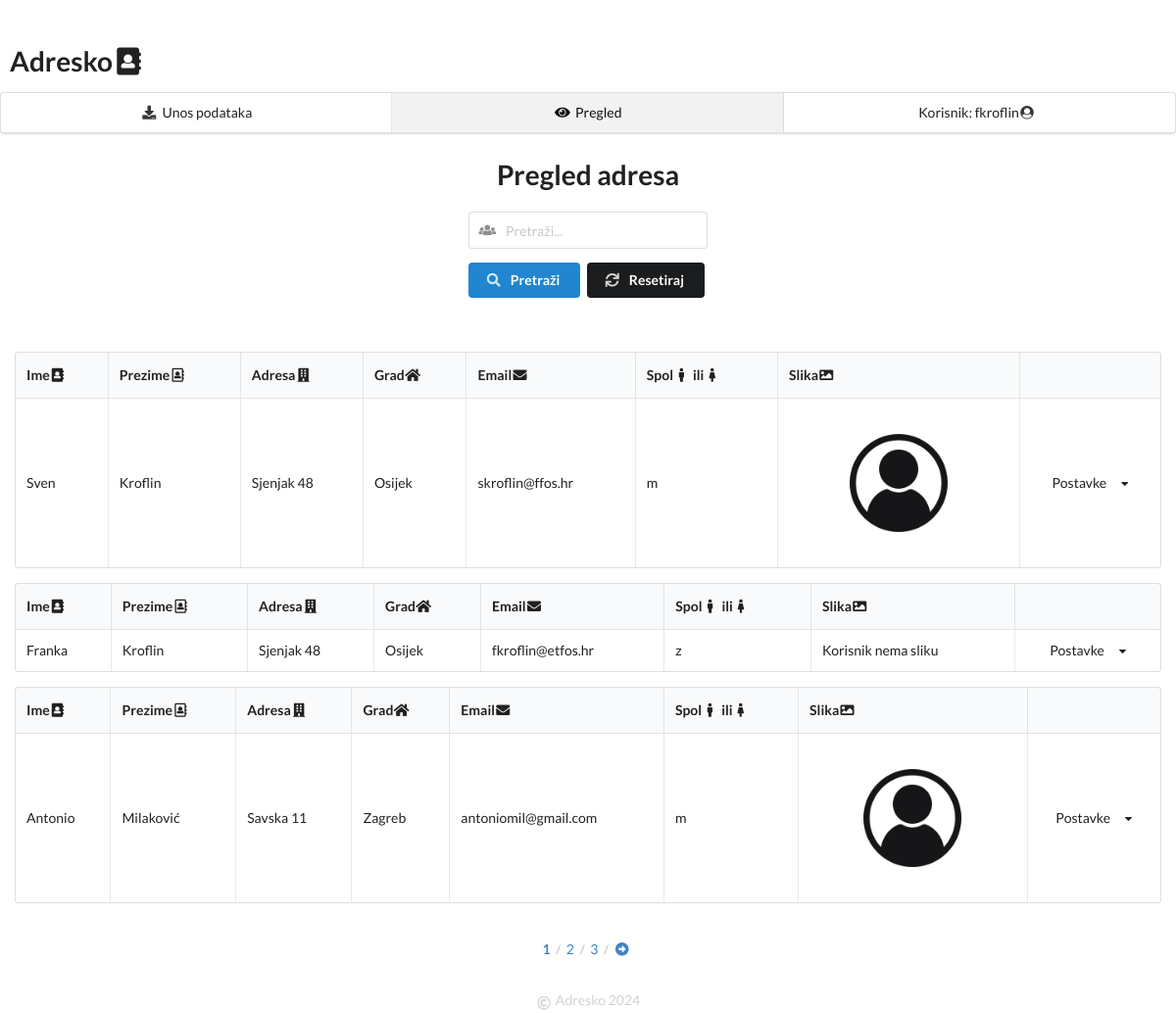
The app's page /pregledAdresa.php (signed in) with its own data.
### tables this page shows
CREATE TABLE `polaznik` (
  `id` int(11) NOT NULL,
  `ime` varchar(30) NOT NULL,
  `prezime` varchar(60) DEFAULT NULL,
  `adresa` varchar(80) DEFAULT NULL,
  `grad_id` int(11) NOT NULL,
  `email` varchar(60) DEFAULT NULL,
  `spol` varchar(1) NOT NULL
);

CREATE TABLE `grad` (
  `id` int(11) NOT NULL,
  `naziv` varchar(100) DEFAULT NULL
);

### pregledAdresa.php (the view, shortened to what this page needs)
<!DOCTYPE html>
<html lang="en">
<head>
    <link rel="stylesheet" href="css/style.css">
    <link rel="stylesheet" href="semantic-ui-css/semantic.css">
    <link rel="stylesheet" href="semantic-ui-css/semantic.min.css">
    <link rel="stylesheet" href="https://cdnjs.cloudflare.com/ajax/libs/semantic-ui/2.4.1/semantic.min.css">
</head>
<body>
    <?php
    include "izbornik.php";
    ?>
    <h1 style="text-align: center;">
        Pregled adresa
    </h1>
    <div style="display: flex; justify-content: center; margin: 20px;">
        <form method="get" action="pregledAdresa.php" class="ui form">
            <div class="field">
                <div class="ui left icon input">
                    <input type="text" id="search" name="search" placeholder="Pretraži..." value="<?php echo isset($_GET['search']) ? htmlspecialchars($_GET['search']) : ''; ?>">
                </div>
            </div>
            <button type="submit" class="ui primary button">
                <i class="search icon"></i>
                Pretraži
            </button>
            <button type="reset" class="ui secondary button" onclick="resetSearch()">
                <i class="sync icon"></i>
                Resetiraj
            </button>
        </form>
    </div>
    <?php
    include("otvoriVezu.php");
    $searchTerm = '';
    $recordsPerPage = 3;
    $page = isset($_GET['page']) ? (int)$_GET['page'] : 1;
    $offset = ($page - 1) * $recordsPerPage;
    $totalQuery = "select count(*) as total from polaznik p inner join grad g on g.id = p.grad_id";
    $totalResult = mysqli_query($veza, $totalQuery);
    $totalRow = mysqli_fetch_assoc($totalResult);
    $totalRecords = $totalRow['total'];
    $totalPages = ceil($totalRecords / $recordsPerPage);
    $query = "select p.id, p.ime, p.prezime, p.adresa, g.naziv, p.email, p.spol
              from polaznik p
              inner join grad g on g.id = p.grad_id";
    $query .= " order by p.id limit $offset, $recordsPerPage";
    $rezultat = mysqli_query($veza, $query);
    while ($redak = mysqli_fetch_array($rezultat)) {
        $ime = $redak['ime'];
        $prezime = $redak['prezime'];
        $adresa = $redak['adresa'];
        $naziv = $redak['naziv'];
        $email = $redak['email'];
        $spol = $redak['spol'];
        $putanja_slike = "slike/$ime.jpg";
        $slika_datoteka = '';
        if (file_exists($putanja_slike)) {
            $slika_datoteka = "<div class='slika'><img class='ui small image' src='$putanja_slike' alt='$ime'></div>";
        } else {
            $slika_datoteka = "Korisnik nema sliku";
        }
    ?>
        <div style="display: flex; align-items: center; justify-content: center; margin: 15px;">
            <table class="ui celled table">
                <thead>
                    <tr>
                        <th>Ime<i class="address book icon"></i></th>
                        <th>Prezime<i class="address book outline icon"></i></th>
                        <th>Adresa<i class="building icon"></i></th>
                        <th>Grad<i class="home icon"></i></th>
                        <th>Email<i class="envelope icon"></i></th>
                        <th>Spol<i class="male icon"></i>ili<i class="female icon"></i></th>
                        <th>Slika<i class="image icon"></i></th>
                        <th>
                        </th>
                    </tr>
                </thead>
                <tbody>
                    <tr>
                        <td data-label="Ime"><?php echo $ime ?></td>
                        <td data-label="Prezime"><?php echo $prezime ?></td>
                        <td data-label="Adresa"><?php echo $adresa ?></td>
                        <td data-label="Naziv"><?php echo $naziv ?></td>
                        <td data-label="Email"><?php echo $email ?></td>
                        <td data-label="Spol"><?php echo $spol ?></td>
                        <td data-label="Slika"><?php echo $slika_datoteka ?></td>
                        <td style="text-align: center;">
                            <div class="ui dropdown">
                                <div class="text">Postavke</div>
                                <i class="dropdown icon"></i>
                            </div>
                        </td>
                    </tr>
                </tbody>
            </table>
        </div>
    <?php
    }
    ?>
    <div class="paginacija">
        <div class="ui breadcrumb">
            <?php for ($i = 1; $i <= $totalPages; $i++) : ?>
                <a class="section <?php if ($i == $page) echo 'active'; ?>" href="?search=<?php echo htmlspecialchars($searchTerm); ?>&page=<?php echo $i; ?>"><?php echo $i; ?></a>
                <div class="divider"> / </div>
            <?php endfor; ?>
            <?php if ($page < $totalPages) : ?>
                <a class="section" href="?search=<?php echo htmlspecialchars($searchTerm); ?>&page=<?php echo $page + 1; ?>"><i class="arrow alternate circle right icon"></i></a>
            <?php endif; ?>
        </div>
    </div>
    <footer>
        <div style="display: flex; align-items: center; justify-content: center; color: lightgray; padding-top: 10px">
            <i class="copyright outline icon"></i><p>Adresko 2024</p>
        </div>
    </footer>
</body>
</html>

### izbornik.php (shortened to what this page needs)
<!DOCTYPE html>
<html lang="en">
<head>
    <link rel="stylesheet" href="css/izbornik.css">
    <link rel="stylesheet" href="semantic-ui-css/semantic.css">
    <link rel="stylesheet" href="semantic-ui-css/semantic.min.css">
    <link rel="stylesheet" href="https://cdnjs.cloudflare.com/ajax/libs/semantic-ui/2.4.1/semantic.min.css">
</head>
<body>
    <?php
    include("otvoriVezu.php");
    $rezultat = mysqli_query($veza, "select id, korisnicko_ime from korisnik");
    while ($redak = mysqli_fetch_array($rezultat)) {
        $korisnicko_ime = $redak['korisnicko_ime'];
    }
    ?>
    <h3 style="text-align: left; font-size: 2rem; padding-left: 10px;">
        Adresko<i class="address book icon"></i>
    </h3>
    <div class="ui three item menu meni">
        <a href="unosPodataka.php" class="item" id="unosPodataka">
            <i class="download icon"></i>
            Unos podataka
        </a>
        <a href="pregledAdresa.php" class="item" id="pregledPodataka">
            <i class="eye icon"></i>
            Pregled
        </a>
        <a href='pregledKorisnika.php?korisnicko_ime=<?php echo $korisnicko_ime ?>' class="item" id="korisnickiRacun">
            Korisnik: <?php echo $_SESSION["korisnicko_ime"] . "<i class='user circle icon'></i>"; ?>
        </a>
    </div>
</body>
</html>

### otvoriVezu.php (shortened to what this page needs)
<?php
    echo "<br/>";
?>

### css/style.css (style rules this page uses)
h1, h2 { text-align: center; }

### css/izbornik.css (style rules this page uses)
.meni { margin: 80%; }

### pregledAdresa.php (style rules this page uses)
.paginacija { display: flex; align-items: center; justify-content: center; padding: 25px; }
.slika { display: flex; align-items: center; justify-content: center; }

### records on screen
polaznik: ime "Sven", prezime "Kroflin", adresa "Sjenjak 48", grad.naziv "Osijek", email "skroflin@ffos.hr", spol "m", ime (picture)
polaznik: ime "Franka", prezime "Kroflin", adresa "Sjenjak 48", grad.naziv "Osijek", email "fkroflin@etfos.hr", spol "z", ime "Korisnik nema sliku"
polaznik: ime "Antonio", prezime "Milaković", adresa "Savska 11", grad.naziv "Zagreb", email "antoniomil@gmail.com", spol "m", ime (picture)

### other values on screen
$_SESSION["korisnicko_ime"] "fkroflin"
